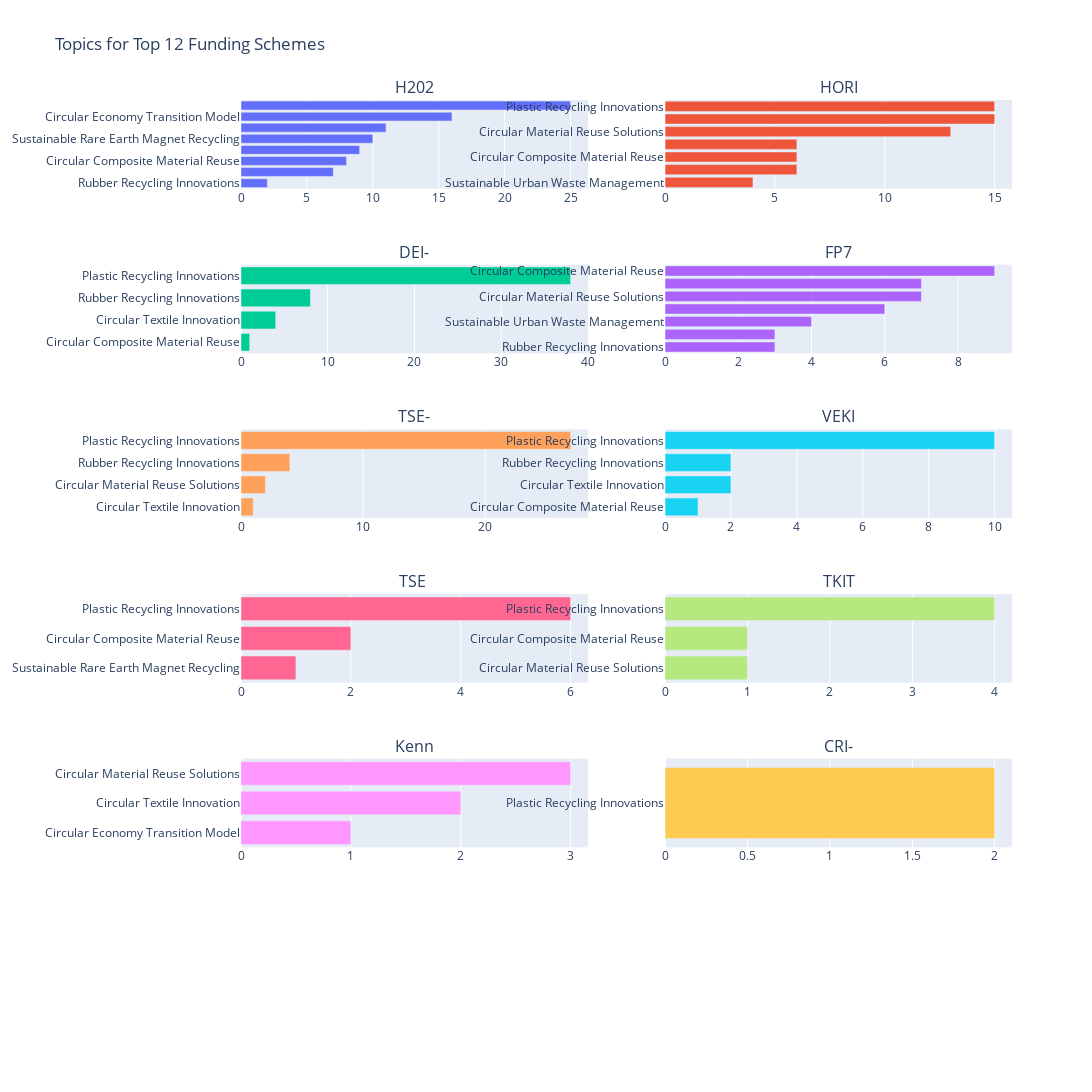

Source (notebook cell):
### Code cell
filtered_topics = df_projects[df_projects['Topic'].isin(SELECTED_TOPIC_IDS)]

filtered_topics_ = filtered_topics.copy()

# Step 1: Truncate funding scheme names
filtered_topics_ = filtered_topics_[filtered_topics_['funding'] != 'Outlier Topic']
filtered_topics_['funding_scheme_truncated'] = filtered_topics_['funding'].str.slice(0, MAX_CHARACTERS)

# Step 1: Identify the top 12 funding schemes
top_funding_schemes = filtered_topics_['funding_scheme_truncated'].value_counts().head(TOP_N_FUNDINGSCHEMES).index.tolist()

# Step 2: Create a subplot grid with 6 rows and 2 columns
fig = make_subplots(rows=6, cols=2, subplot_titles=top_funding_schemes)

# Map topics to their representative words
topic_labels = {topic: ''.join(words) for topic, words in topic_model.get_topic_info().set_index('Topic')['CustomName'].to_dict().items()}

# Function to create a bar chart for a given funding scheme
def add_bar_chart(fig, funding_scheme, row, col):
    # Filter the topic_counts DataFrame for the specified funding_scheme
    filtered_topic_counts = filtered_topics_[filtered_topics_['funding_scheme_truncated'] == funding_scheme]

    # Count the frequency of topics for the specified funding_scheme
    topic_counts = filtered_topic_counts['Topic'].value_counts().reset_index().head(15)
    topic_counts.columns = ['Topic', 'Frequency']

    # Sort values by frequency
    topic_counts = topic_counts.sort_values(by='Frequency', ascending=True)

    # Add bar trace
    fig.add_trace(go.Bar(
        y=[topic_labels[topic] for topic in topic_counts['Topic']],
        x=topic_counts['Frequency'],
        orientation='h'
    ), row=row, col=col)

# Step 3: Iterate over the top funding schemes and add a bar chart for each
for idx, funding_scheme in enumerate(top_funding_schemes):
    row = (idx // 2) + 1
    col = (idx % 2) + 1
    add_bar_chart(fig, funding_scheme, row, col)

# Update layout
fig.update_layout(
    height=1800,  # Adjust height to fit 6 rows
    width=2000,
    title_text="Topics for Top 12 Funding Schemes",
    showlegend=False  # Hide the legend to avoid clutter
)

fig.show()

### Figure 1 — Plotly figure (JSON) as saved in the notebook; plotly's stock layout.template omitted (floating-point values rounded to 4 significant figures)
{"data": [{"orientation": "h", "type": "bar", "x": [2, 7, 8, 9, 10, 11, 16, 25], "xaxis": "x", "y": ["Rubber Recycling Innovations", "Circular Textile Innovation", "Circular Composite Material Reuse", "Circular Material Reuse Solutions", "Sustainable Rare Earth Magnet Recycling", "Sustainable Urban Waste Management", "Circular Economy Transition Model", "Plastic Recycling Innovations"], "yaxis": "y"}, {"orientation": "h", "type": "bar", "x": [4, 6, 6, 6, 13, 15, 15], "xaxis": "x2", "y": ["Sustainable Urban Waste Management", "Circular Textile Innovation", "Circular Composite Material Reuse", "Sustainable Rare Earth Magnet Recycling", "Circular Material Reuse Solutions", "Circular Economy Transition Model", "Plastic Recycling Innovations"], "yaxis": "y2"}, {"orientation": "h", "type": "bar", "x": [1, 4, 8, 38], "xaxis": "x3", "y": ["Circular Composite Material Reuse", "Circular Textile Innovation", "Rubber Recycling Innovations", "Plastic Recycling Innovations"], "yaxis": "y3"}, {"orientation": "h", "type": "bar", "x": [3, 3, 4, 6, 7, 7, 9], "xaxis": "x4", "y": ["Rubber Recycling Innovations", "Circular Textile Innovation", "Sustainable Urban Waste Management", "Plastic Recycling Innovations", "Circular Material Reuse Solutions", "Sustainable Rare Earth Magnet Recycling", "Circular Composite Material Reuse"], "yaxis": "y4"}, {"orientation": "h", "type": "bar", "x": [1, 2, 4, 27], "xaxis": "x5", "y": ["Circular Textile Innovation", "Circular Material Reuse Solutions", "Rubber Recycling Innovations", "Plastic Recycling Innovations"], "yaxis": "y5"}, {"orientation": "h", "type": "bar", "x": [1, 2, 2, 10], "xaxis": "x6", "y": ["Circular Composite Material Reuse", "Circular Textile Innovation", "Rubber Recycling Innovations", "Plastic Recycling Innovations"], "yaxis": "y6"}, {"orientation": "h", "type": "bar", "x": [1, 2, 6], "xaxis": "x7", "y": ["Sustainable Rare Earth Magnet Recycling", "Circular Composite Material Reuse", "Plastic Recycling Innovations"], "yaxis": "y7"}, {"orientation": "h", "type": "bar", "x": [1, 1, 4], "xaxis": "x8", "y": ["Circular Material Reuse Solutions", "Circular Composite Material Reuse", "Plastic Recycling Innovations"], "yaxis": "y8"}, {"orientation": "h", "type": "bar", "x": [1, 2, 3], "xaxis": "x9", "y": ["Circular Economy Transition Model", "Circular Textile Innovation", "Circular Material Reuse Solutions"], "yaxis": "y9"}, {"orientation": "h", "type": "bar", "x": [2], "xaxis": "x10", "y": ["Plastic Recycling Innovations"], "yaxis": "y10"}], "layout": {"annotations": [{"font": {"size": 16}, "showarrow": false, "text": "H202", "x": 0.225, "xanchor": "center", "xref": "paper", "y": 1.0, "yanchor": "bottom", "yref": "paper"}, {"font": {"size": 16}, "showarrow": false, "text": "HORI", "x": 0.775, "xanchor": "center", "xref": "paper", "y": 1.0, "yanchor": "bottom", "yref": "paper"}, {"font": {"size": 16}, "showarrow": false, "text": "DEI-", "x": 0.225, "xanchor": "center", "xref": "paper", "y": 0.8194, "yanchor": "bottom", "yref": "paper"}, {"font": {"size": 16}, "showarrow": false, "text": "FP7", "x": 0.775, "xanchor": "center", "xref": "paper", "y": 0.8194, "yanchor": "bottom", "yref": "paper"}, {"font": {"size": 16}, "showarrow": false, "text": "TSE-", "x": 0.225, "xanchor": "center", "xref": "paper", "y": 0.6389, "yanchor": "bottom", "yref": "paper"}, {"font": {"size": 16}, "showarrow": false, "text": "VEKI", "x": 0.775, "xanchor": "center", "xref": "paper", "y": 0.6389, "yanchor": "bottom", "yref": "paper"}, {"font": {"size": 16}, "showarrow": false, "text": "TSE ", "x": 0.225, "xanchor": "center", "xref": "paper", "y": 0.4583, "yanchor": "bottom", "yref": "paper"}, {"font": {"size": 16}, "showarrow": false, "text": "TKIT", "x": 0.775, "xanchor": "center", "xref": "paper", "y": 0.4583, "yanchor": "bottom", "yref": "paper"}, {"font": {"size": 16}, "showarrow": false, "text": "Kenn", "x": 0.225, "xanchor": "center", "xref": "paper", "y": 0.2778, "yanchor": "bottom", "yref": "paper"}, {"font": {"size": 16}, "showarrow": false, "text": "CRI-", "x": 0.775, "xanchor": "center", "xref": "paper", "y": 0.2778, "yanchor": "bottom", "yref": "paper"}], "height": 1800, "showlegend": false, "title": {"text": "Topics for Top 12 Funding Schemes"}, "width": 2000, "xaxis": {"anchor": "y", "domain": [0, 0.45]}, "xaxis10": {"anchor": "y10", "domain": [0.55, 1]}, "xaxis11": {"anchor": "y11", "domain": [0, 0.45]}, "xaxis12": {"anchor": "y12", "domain": [0.55, 1]}, "xaxis2": {"anchor": "y2", "domain": [0.55, 1]}, "xaxis3": {"anchor": "y3", "domain": [0, 0.45]}, "xaxis4": {"anchor": "y4", "domain": [0.55, 1]}, "xaxis5": {"anchor": "y5", "domain": [0, 0.45]}, "xaxis6": {"anchor": "y6", "domain": [0.55, 1]}, "xaxis7": {"anchor": "y7", "domain": [0, 0.45]}, "xaxis8": {"anchor": "y8", "domain": [0.55, 1]}, "xaxis9": {"anchor": "y9", "domain": [0, 0.45]}, "yaxis": {"anchor": "x", "domain": [0.9028, 1.0]}, "yaxis10": {"anchor": "x10", "domain": [0.1806, 0.2778]}, "yaxis11": {"anchor": "x11", "domain": [0, 0.09722]}, "yaxis12": {"anchor": "x12", "domain": [0, 0.09722]}, "yaxis2": {"anchor": "x2", "domain": [0.9028, 1.0]}, "yaxis3": {"anchor": "x3", "domain": [0.7222, 0.8194]}, "yaxis4": {"anchor": "x4", "domain": [0.7222, 0.8194]}, "yaxis5": {"anchor": "x5", "domain": [0.5417, 0.6389]}, "yaxis6": {"anchor": "x6", "domain": [0.5417, 0.6389]}, "yaxis7": {"anchor": "x7", "domain": [0.3611, 0.4583]}, "yaxis8": {"anchor": "x8", "domain": [0.3611, 0.4583]}, "yaxis9": {"anchor": "x9", "domain": [0.1806, 0.2778]}}}
